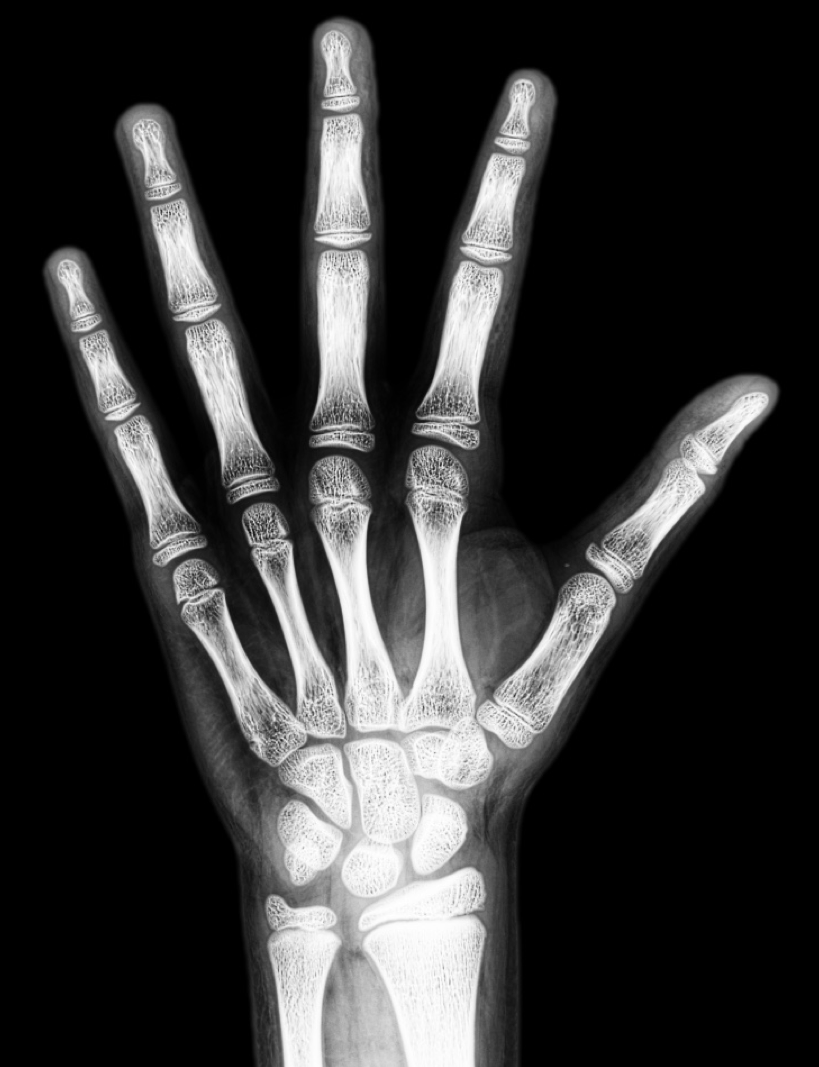
#> input picture Goruntu_isleme_Image_Inversion/el.png, 819 x 1067 px
$ python main.py
#> lines starting #> are read from the running program, lines starting #| are printed output that depends on the picture
#> further down, resim is the input picture: shape (1067, 819, 3); min 0, max 255, mean 52.1
import numpy as np
import cv2


def resim_tersleme(resim):

    gen = resim.shape[1]
#> gen = 819
    kanallar = resim.shape[2]
#> kanallar = 3
    yuk = resim.shape[0]
#> yuk = 1067

    boyut = (yuk, gen, kanallar)
#> boyut = (1067, 819, 3)

    yeni_resim = np.zeros(boyut, np.uint8)

    for x in range(0, yuk):
        for y in range(0, gen):
            for c in range(0, kanallar):
                yeni_resim[x, y, c] = 255 - resim[x, y, c]
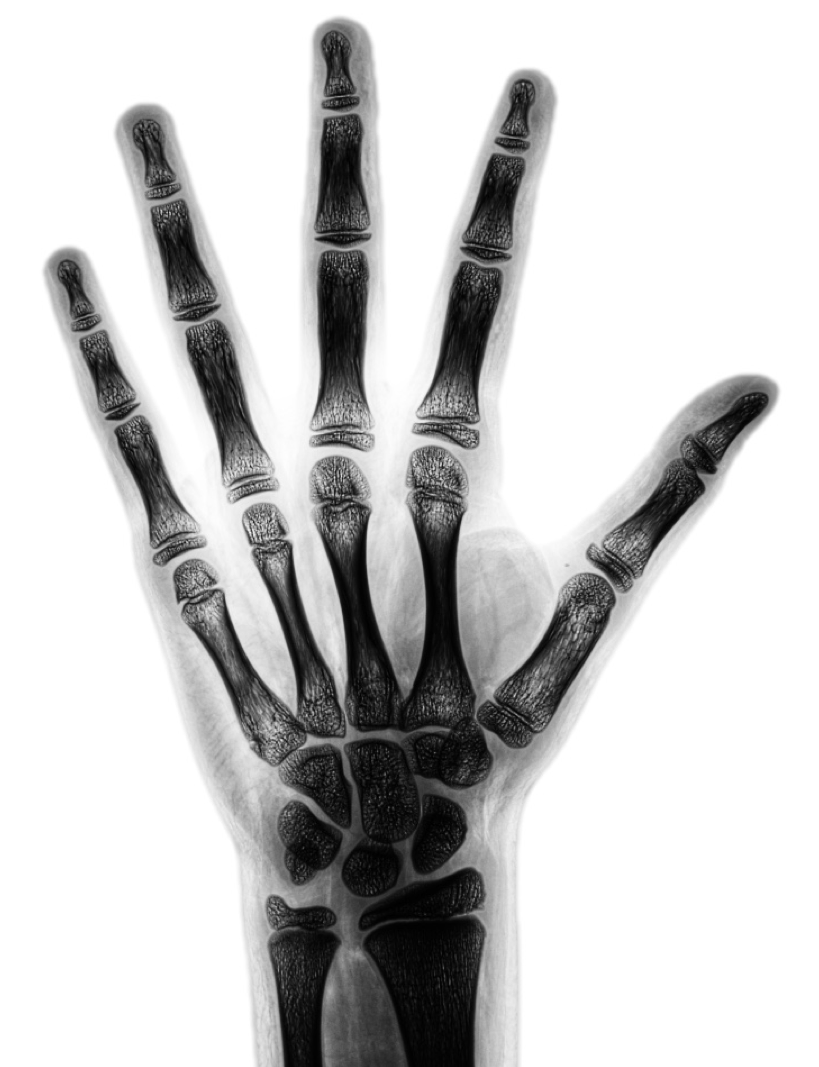
#> yeni_resim: shape (1067, 819, 3); min 0, max 255, mean 202.9
    return yeni_resim


resim = cv2.imread("el.png")

ters_resim = resim_tersleme(resim)
cv2.imshow("orijinal",resim)

cv2.imshow("ters_resim",ters_resim)

cv2.waitKey()
cv2.destroyAllWindows()
